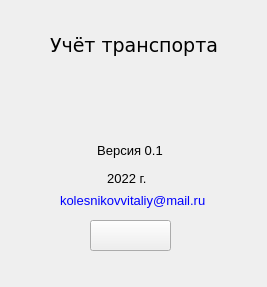
<?xml version="1.0" encoding="UTF-8"?>
<ui version="4.0">
 <class>Form2</class>
 <widget class="QWidget" name="Form2">
  <property name="windowModality">
   <enum>Qt::ApplicationModal</enum>
  </property>
  <property name="geometry">
   <rect>
    <x>0</x>
    <y>0</y>
    <width>267</width>
    <height>287</height>
   </rect>
  </property>
  <property name="font">
   <font>
    <pointsize>10</pointsize>
   </font>
  </property>
  <property name="contextMenuPolicy">
   <enum>Qt::DefaultContextMenu</enum>
  </property>
  <property name="windowTitle">
   <string>    О программе</string>
  </property>
  <property name="windowIcon">
   <iconset>
    <normaloff>bmp/18.bmp</normaloff>bmp/18.bmp</iconset>
  </property>
  <property name="layoutDirection">
   <enum>Qt::LeftToRight</enum>
  </property>
  <widget class="QLabel" name="label">
   <property name="geometry">
    <rect>
     <x>50</x>
     <y>20</y>
     <width>171</width>
     <height>51</height>
    </rect>
   </property>
   <property name="font">
    <font>
     <family>DejaVu Sans</family>
     <pointsize>14</pointsize>
    </font>
   </property>
   <property name="text">
    <string>Учёт транспорта</string>
   </property>
  </widget>
  <widget class="QLabel" name="label_2">
   <property name="geometry">
    <rect>
     <x>100</x>
     <y>80</y>
     <width>51</width>
     <height>41</height>
    </rect>
   </property>
   <property name="text">
    <string/>
   </property>
   <property name="pixmap">
    <pixmap>bmp/33.bmp</pixmap>
   </property>
   <property name="textInteractionFlags">
    <set>Qt::NoTextInteraction</set>
   </property>
  </widget>
  <widget class="QLabel" name="label_3">
   <property name="geometry">
    <rect>
     <x>90</x>
     <y>140</y>
     <width>81</width>
     <height>20</height>
    </rect>
   </property>
   <property name="font">
    <font>
     <pointsize>10</pointsize>
    </font>
   </property>
   <property name="text">
    <string>  Версия 0.1</string>
   </property>
  </widget>
  <widget class="QLabel" name="label_4">
   <property name="geometry">
    <rect>
     <x>100</x>
     <y>170</y>
     <width>91</width>
     <height>16</height>
    </rect>
   </property>
   <property name="font">
    <font>
     <pointsize>10</pointsize>
    </font>
   </property>
   <property name="text">
    <string>  2022 г.</string>
   </property>
  </widget>
  <widget class="QLabel" name="label_5">
   <property name="geometry">
    <rect>
     <x>60</x>
     <y>190</y>
     <width>161</width>
     <height>20</height>
    </rect>
   </property>
   <property name="font">
    <font>
     <family>MS Shell Dlg 2</family>
     <pointsize>10</pointsize>
    </font>
   </property>
   <property name="autoFillBackground">
    <bool>false</bool>
   </property>
   <property name="styleSheet">
    <string notr="true">color: Blue</string>
   </property>
   <property name="text">
    <string>kolesnikovvitaliy@mail.ru</string>
   </property>
   <property name="scaledContents">
    <bool>false</bool>
   </property>
   <property name="openExternalLinks">
    <bool>true</bool>
   </property>
   <property name="buddy">
    <cstring></cstring>
   </property>
  </widget>
  <widget class="QPushButton" name="pushButton">
   <property name="enabled">
    <bool>true</bool>
   </property>
   <property name="geometry">
    <rect>
     <x>90</x>
     <y>220</y>
     <width>81</width>
     <height>31</height>
    </rect>
   </property>
   <property name="font">
    <font>
     <pointsize>10</pointsize>
    </font>
   </property>
   <property name="mouseTracking">
    <bool>true</bool>
   </property>
   <property name="focusPolicy">
    <enum>Qt::ClickFocus</enum>
   </property>
   <property name="contextMenuPolicy">
    <enum>Qt::NoContextMenu</enum>
   </property>
   <property name="text">
    <string/>
   </property>
   <property name="icon">
    <iconset>
     <normaloff>bmp/ok1.bmp</normaloff>bmp/ok1.bmp</iconset>
   </property>
   <property name="iconSize">
    <size>
     <width>71</width>
     <height>20</height>
    </size>
   </property>
  </widget>
 </widget>
 <resources/>
 <connections/>
</ui>
